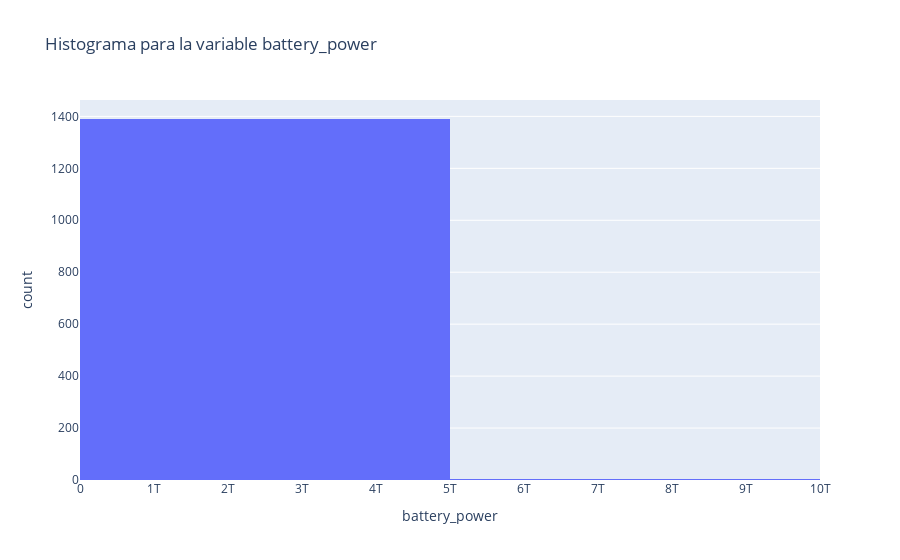
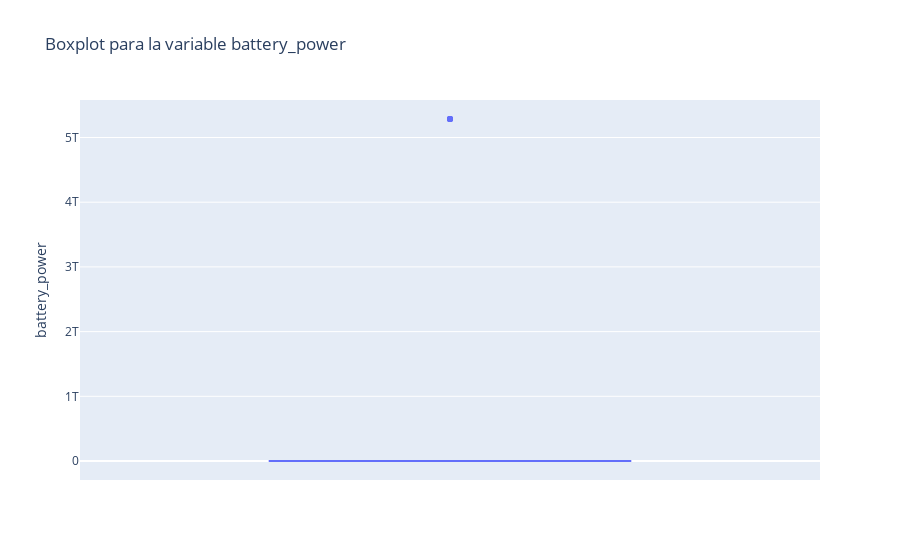

Notebook code for these charts, in order:
### Code cell
get_stats_from_column(data_train, numeric_columns[0])

### Figure 1 — Plotly figure (JSON) as saved in the notebook; plotly's stock layout.template omitted (floating-point values rounded to 4 significant figures; data arrays with more than 128 entries replaced by an {"elided": "..."} marker saying what was removed)
{"data": [{"alignmentgroup": "True", "bingroup": "x", "hovertemplate": "battery_power=%{x}<br>count=%{y}<extra></extra>", "legendgroup": "", "marker": {"color": "#636efa", "pattern": {"shape": ""}}, "name": "", "offsetgroup": "", "orientation": "v", "showlegend": false, "type": "histogram", "x": {"elided": "1395 int values"}, "xaxis": "x", "yaxis": "y"}], "layout": {"barmode": "relative", "legend": {"tracegroupgap": 0}, "title": {"text": "Histograma para la variable battery_power"}, "xaxis": {"anchor": "y", "domain": [0, 1], "title": {"text": "battery_power"}}, "yaxis": {"anchor": "x", "domain": [0, 1], "title": {"text": "count"}}}}

### Figure 2 — Plotly figure (JSON) as saved in the notebook; plotly's stock layout.template omitted (floating-point values rounded to 4 significant figures; data arrays with more than 128 entries replaced by an {"elided": "..."} marker saying what was removed)
{"data": [{"alignmentgroup": "True", "hovertemplate": "battery_power=%{y}<extra></extra>", "legendgroup": "", "marker": {"color": "#636efa"}, "name": "", "notched": false, "offsetgroup": "", "orientation": "v", "showlegend": false, "type": "box", "x0": " ", "xaxis": "x", "y": {"elided": "1395 int values"}, "y0": " ", "yaxis": "y"}], "layout": {"boxmode": "group", "legend": {"tracegroupgap": 0}, "title": {"text": "Boxplot para la variable battery_power"}, "xaxis": {"anchor": "y", "domain": [0, 1]}, "yaxis": {"anchor": "x", "domain": [0, 1], "title": {"text": "battery_power"}}}}
